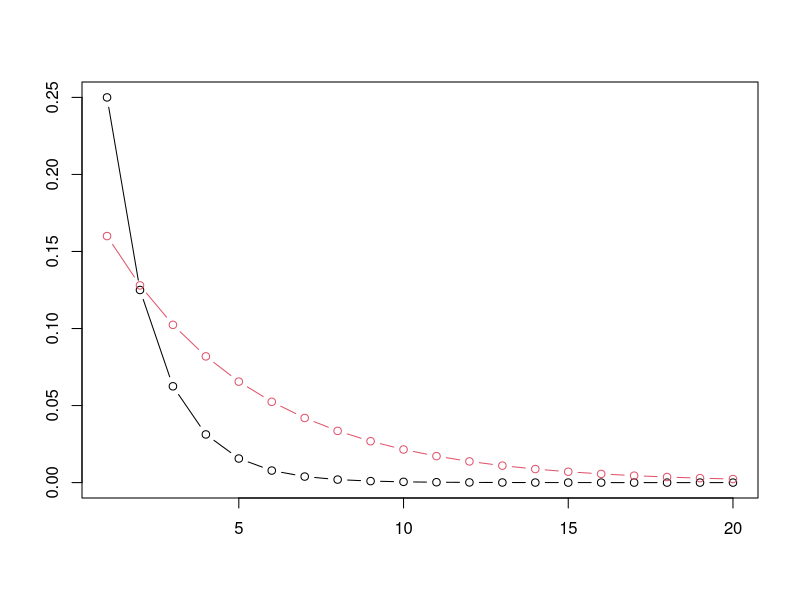
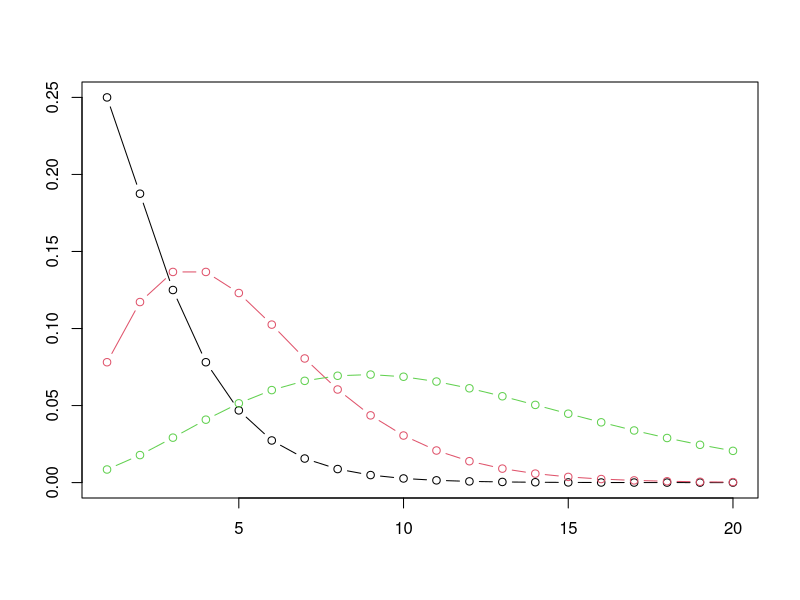

Generate these figures, in order, with R:
## ---- chunk 1
x <- 1:20

# Geometric PMF with varying parameters
y1 <- dgeom(x, prob=0.5)
y2 <- dgeom(x, prob=0.2)

# Plot the probability mass function
plot(x, y1, type="b", ann=F)
lines(x, y2, type="b", col=2)
## ---- chunk 2
x <- 1:20

# Negative Binomial PMF with varying parameters
y1 <- dnbinom(x, size=2, prob=0.5)
y2 <- dnbinom(x, size=5, prob=0.5)
y3 <- dnbinom(x, size=5, prob=0.3)

# Visualize the probability mass function
plot(x, y1, type="b", ann=F)
lines(x, y2, type="b", col=2)
lines(x, y3, type="b", col=3)
